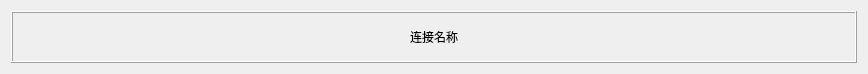
<?xml version="1.0" encoding="UTF-8"?>
<ui version="4.0">
 <class>SensorInfoList</class>
 <widget class="QWidget" name="SensorInfoList">
  <property name="geometry">
   <rect>
    <x>0</x>
    <y>0</y>
    <width>868</width>
    <height>74</height>
   </rect>
  </property>
  <property name="windowTitle">
   <string>Form</string>
  </property>
  <layout class="QHBoxLayout" name="horizontalLayout">
   <item>
    <widget class="QLabel" name="label">
     <property name="frameShape">
      <enum>QFrame::Box</enum>
     </property>
     <property name="frameShadow">
      <enum>QFrame::Raised</enum>
     </property>
     <property name="text">
      <string>连接名称</string>
     </property>
     <property name="alignment">
      <set>Qt::AlignCenter</set>
     </property>
    </widget>
   </item>
  </layout>
 </widget>
 <resources/>
 <connections/>
</ui>
